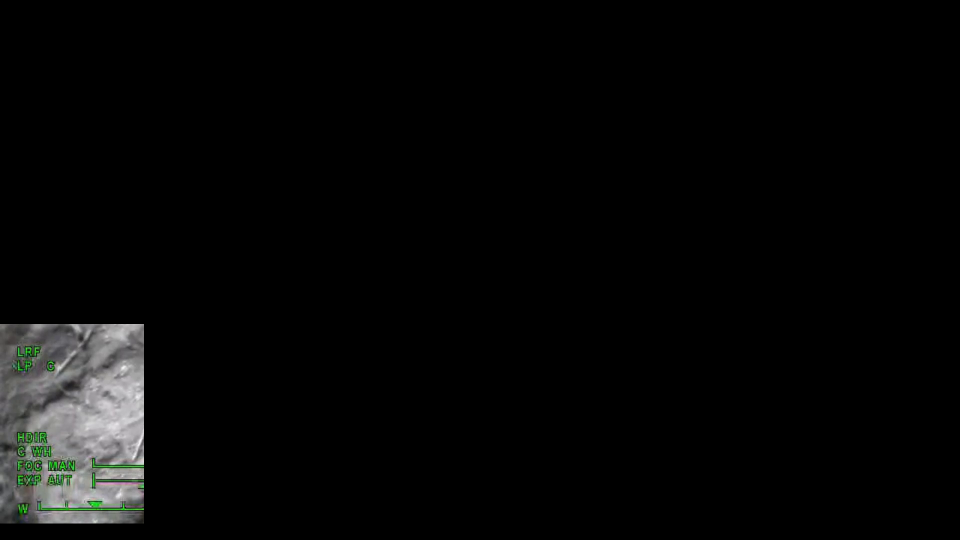
#> input picture config/ejemplos_hud/video1_006391_0213.000.png, 1920 x 1080 px (shown at 1/2 size)
$ python -i detectar_regimen_hud.py   (imports and definitions only)
#> lines starting #> are read from the running program, lines starting #| are printed output that depends on the picture; after the words box and inside, x2 and y2 are one past the last pixel; in counts of white or black regions, pixels touching at a corner belong together
#> further down, picture is the input picture: shape (1080, 1920, 3); mean B, G, R 6.7, 7, 6.8
#!/usr/bin/env python3
"""
Detecta el REGIMEN de cada frame leyendo las banderas del HUD (esquina inferior izquierda):

    linea 1  sensor     HDEO (optico) | HDIR (termico) | HDLL (baja luz)
    linea 2  filtros    DDE | HAZE | DDE HAZE | C WH | C BH | (vacia)
    linea 3  foco       FOC MAN | FOC AUT
    linea 4  exposicion EXP MAN | EXP AUT

No usa OCR ni heuristicas de color de la escena: aisla el texto verde del HUD, lleva la zona a
escala 720p, busca la posicion vertical de las 4 lineas (separadas ~19 px) y compara cada linea
con plantillas sacadas de frames de ejemplo. Si una linea no se parece a ninguna plantilla
(puntaje < --umbral) se marca DESCONOCIDO y se guarda el recorte: asi aparecen regimenes nuevos.

Como el operador cambia de modo pocas veces, en modo carpeta (frames consecutivos) los frames
ilegibles (texto verde sobre vegetacion, menus encima, etc.) toman el valor del frame legible mas
cercano y se reportan como 'relleno'.

Subcomandos:
  plantillas  crea config/plantillas_hud.npz a partir de un CSV de ejemplos
              (columnas: ruta, sensor, filtros, foco, exposicion)
  carpeta     recorre una carpeta de frames (p.ej. videos/video2/frames_originales) cada --paso
              frames y escribe <salida>.csv con un regimen por frame + intervalos y resumen
  dataset     etiqueta las imagenes de un dataset (usa correspondencia.csv) y agrega la columna
              'regimen'

Regimen = sensor + filtros (p.ej. HDEO_DDE_HAZE, HDIR_C_WH, HDLL_DDE). Foco y exposicion se guardan
aparte (EXP AUT cambia la ganancia y por tanto el nivel de ruido, pero no el tipo).
"""

from __future__ import annotations

import argparse
import csv
import json
import os
import re
import sys
from collections import Counter
from concurrent.futures import ProcessPoolExecutor
from pathlib import Path

import cv2
import numpy as np

RAIZ = Path(__file__).resolve().parent.parent
PLANTILLAS = RAIZ / "config" / "plantillas_hud.npz"
LINEAS = ["sensor", "filtros", "foco", "exposicion"]
ALTO_LINEA, PASO_LINEA = 13, 19.3        # en escala 720p
ANCHO_TEXTO = 140                        # px (720p) desde el borde izquierdo: solo el texto
PATRON = re.compile(r"(\d+)(?=\.[A-Za-z0-9]+$)")


# ---------------------------------------------------------------------------
# Extraccion
# ---------------------------------------------------------------------------

def mascara_texto(img_bgr: np.ndarray) -> np.ndarray:
    """Texto verde del HUD en la zona inferior izquierda, reescalado a 720p. Devuelve float 0/1."""
    h, w = img_bgr.shape[:2]
#> h = 1080; w = 1920
    roi = img_bgr[int(h * 0.62):int(h * 0.95), 0:int(w * 0.13)]
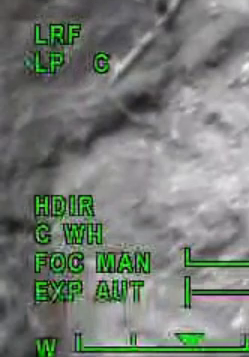
#> roi: shape (357, 249, 3); mean B, G, R 117.7, 124.8, 118.2
    esc = 720.0 / h
#> esc = 0.667
    roi = cv2.resize(roi, (max(1, int(roi.shape[1] * esc)), max(1, int(roi.shape[0] * esc))),
                     interpolation=cv2.INTER_AREA)
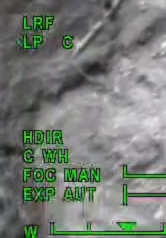
#> roi: shape (238, 166, 3); mean B, G, R 117.7, 124.8, 118.2
    hsv = cv2.cvtColor(roi, cv2.COLOR_BGR2HSV)
#> hsv: shape (238, 166, 3); mean H, S, V 89.5, 26.3, 127.2
    m = cv2.inRange(hsv, (38, 110, 110), (88, 255, 255))
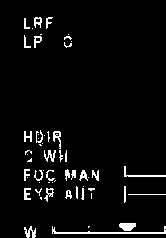
#> m: shape (238, 166); 4.4% white in thin lines or dots, all inside (x1, y1, x2, y2) = (24, 17, 166, 238)
    return (m[:, :ANCHO_TEXTO] > 0).astype(np.float32)
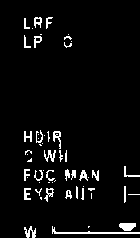
#> returned value: shape (238, 140) float32; values 0 (black) and 1 (white), 4.7% white in thin lines or dots, all inside (x1, y1, x2, y2) = (24, 17, 140, 238)


# [28 lines left out: functions recorte_linea, similitud, pesos_discriminativos, not called in this run]


Y0_MIN, Y0_MAX = 120.0, 142.0  # posicion de la 1a linea en la zona (escala 720p), medida en los 3 videos


# [10 lines left out: function ubicar_lineas, not called in this run]


MARGEN = 0.04  # el mejor candidato debe superar al segundo por al menos esto


# [73 lines left out: functions leer, regimen_de, cargar_plantillas, cmd_plantillas, not called in this run]


# ---------------------------------------------------------------------------
# Lectura de muchos frames
# ---------------------------------------------------------------------------

_PL = None
_UM = 0.6


def _init(ruta_pl, umbral):
    global _PL, _UM
    _PL, _UM = cargar_plantillas(Path(ruta_pl)), umbral


# [204 lines left out: functions _leer_uno, guardar_dudosos, intervalos, mosaico_tramos, cmd_carpeta, cmd_dataset and 1 more, not called in this run]


# [2 lines not run here, left out]

>>> import cv2
>>> picture = cv2.imread('../config/ejemplos_hud/video1_006391_0213.000.png')
>>> result = mascara_texto(picture)
